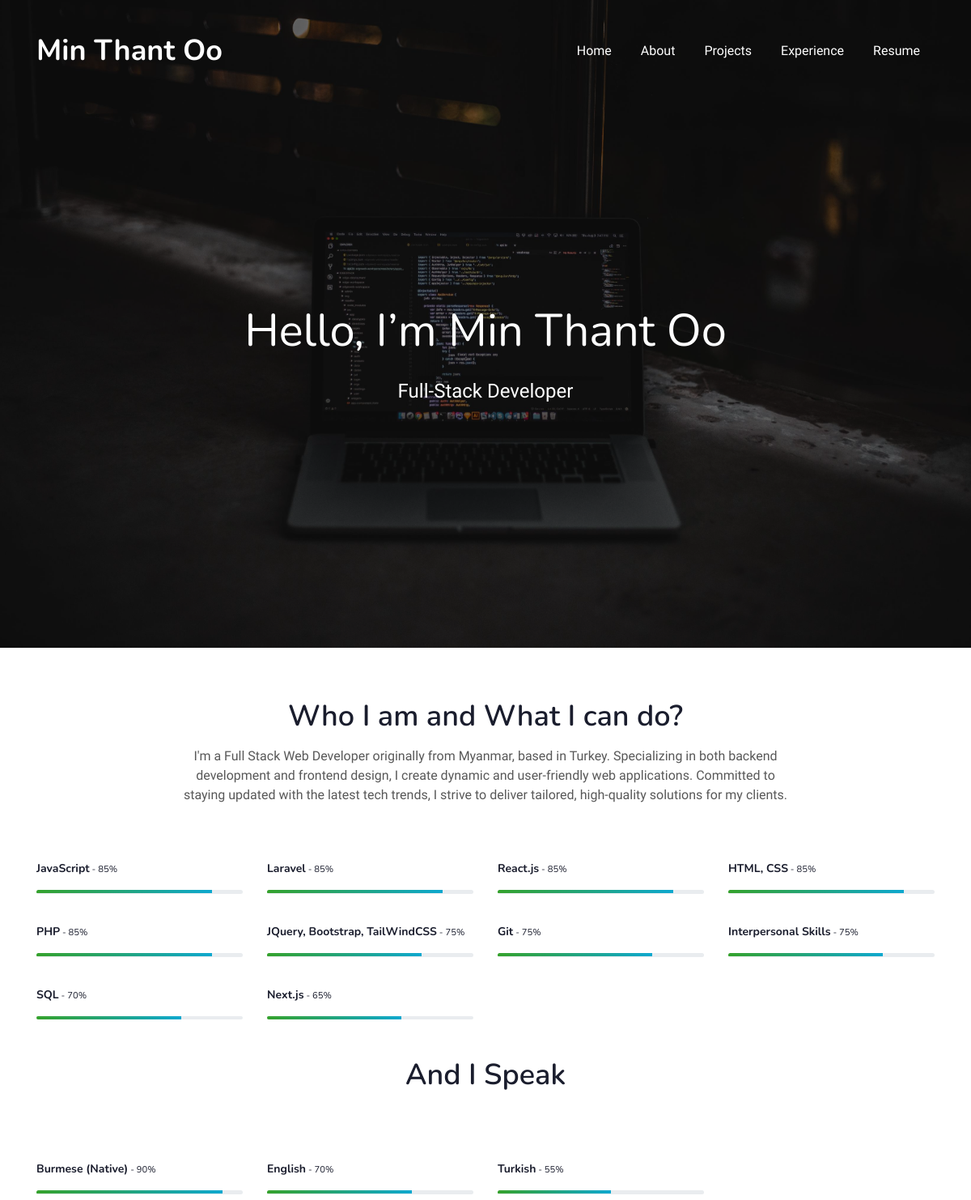
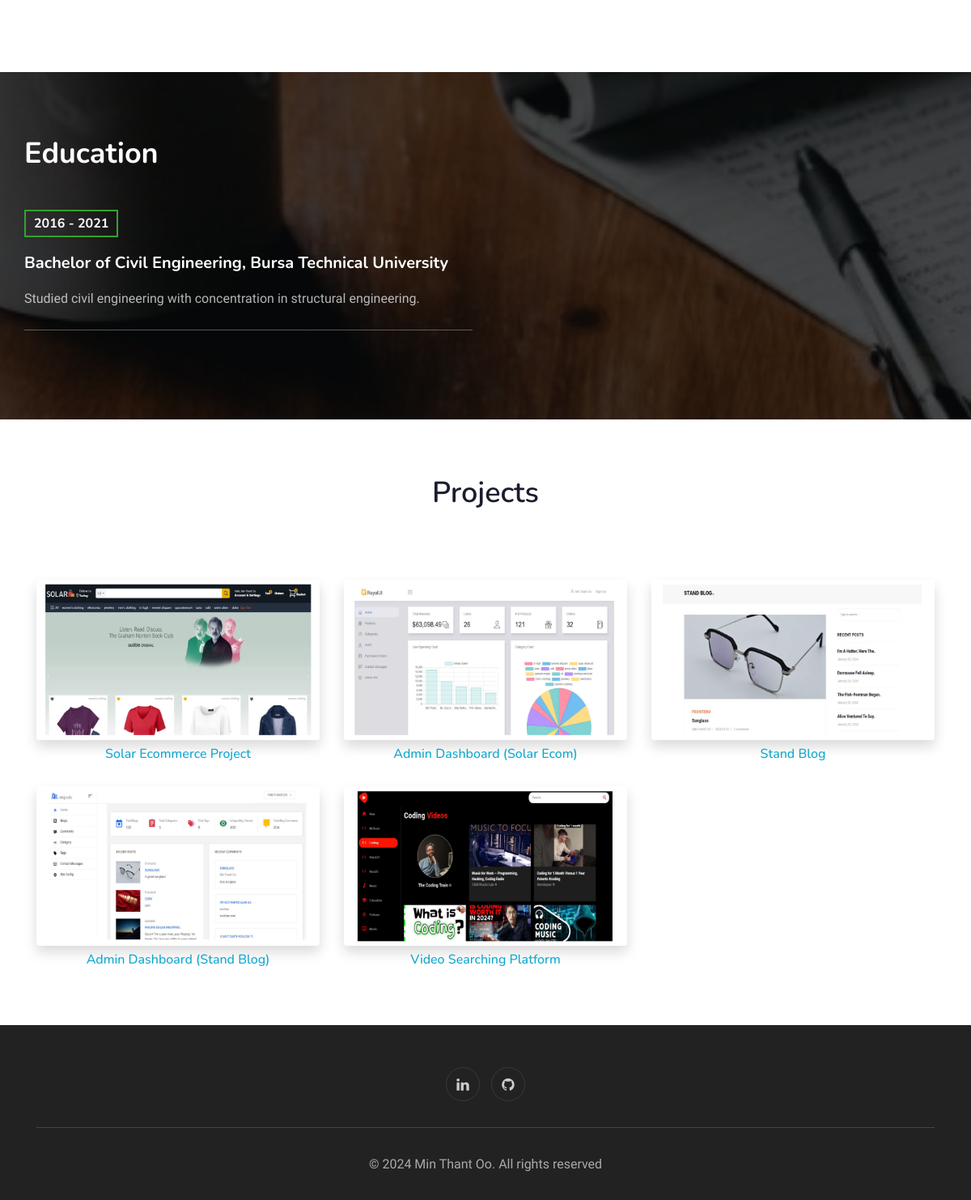
The page / on the database its author committed (2 pictures, top to bottom).
### tables this page shows
CREATE TABLE `setting` (
  `id` int(11) NOT NULL,
  `name` varchar(50) NOT NULL,
  `web_title` varchar(50) NOT NULL,
  `title` text NOT NULL,
  `sub_title` text NOT NULL,
  `profile_image` text NOT NULL,
  `skill_intro` text NOT NULL,
  `hire_content` text NOT NULL,
  `github` varchar(100) NOT NULL,
  `facebook` varchar(100) NOT NULL,
  `instagram` varchar(100) NOT NULL,
  `linkedin` varchar(100) NOT NULL,
  `dribble` varchar(100) NOT NULL,
  `behance` varchar(100) NOT NULL,
  `copyright` text NOT NULL,
  `address` text NOT NULL,
  `phone_no` varchar(20) NOT NULL,
  `contact_email` varchar(50) NOT NULL,
  `resume` varchar(100) NOT NULL
);

CREATE TABLE `skill` (
  `id` int(11) NOT NULL,
  `name` varchar(150) NOT NULL,
  `percentage` int(11) NOT NULL,
  `skill_order` int(11) NOT NULL,
  `status` tinyint(1) NOT NULL DEFAULT 0
);

CREATE TABLE `project` (
  `id` int(11) NOT NULL,
  `slug` varchar(150) NOT NULL,
  `date` date NOT NULL,
  `creator` varchar(150) NOT NULL,
  `title` varchar(255) NOT NULL,
  `subtitle` varchar(255) NOT NULL,
  `banner` varchar(255) NOT NULL,
  `thumbnail` varchar(255) NOT NULL,
  `content` text NOT NULL,
  `display_order` int(11) NOT NULL
);

### config/db_connection.php (called while the page is built, shortened)
<?php
$SERVER_NAME = "localhost";
$USERNAME = "root";
$PASSWORD = "";
$DB_NAME = 'profile';
$PORT = 3306;
$connection = mysqli_connect($SERVER_NAME, $USERNAME, $PASSWORD, $DB_NAME, $PORT);
mysqli_set_charset($connection, "utf8") or die('Could not connect: ' . mysqli_connect_error());
$setting_sql = "SELECT * FROM `setting` where id = 1;";
$SETTING = mysqli_query($connection, $setting_sql);
$SETTING = mysqli_fetch_assoc($SETTING);

### home_sub_html/skills.php (the view)
<section class="w3l-about " id="about">
    <div class="skills-bars py-5">
        <div class="container py-md-3">
            <div class="heading text-center mx-auto">
                <h3 class="head">Who I am and What I can do?</h3>
                <p class="my-3 head"><?php echo $SETTING['skill_intro'] ?></p>
            </div>
            <div class="row mt-5 pt-3">
                <?php
                $skill_sql = "SELECT * FROM `skill` WHERE `status`='1' ORDER BY `percentage` DESC;";
                $skills = mysqli_query($connection, $skill_sql);
                while($row = mysqli_fetch_assoc($skills)){
                    ?>
                    <div class="col-lg-3 col-md-3 col-sm-6 skills-bar-grids mb-4 pb-2">
                        <h4><?php echo $row['name']; ?><small> - <?php echo $row['percentage']; ?>%</small></h4>
                        <div class="progress">
                            <div class="progress-bar progress-bar-striped bg-color" role="progressbar"
                                 style="width: <?php echo $row['percentage']; ?>% ;height:4px;" aria-valuenow="<?php echo $row['percentage']; ?>" aria-valuemin="0" aria-valuemax="100">
                            </div>
                        </div>
                    </div>
                    <?php
                }
                ?>
            </div>
            <div class="heading text-center mx-auto py-3 justify-content-center">
                <h3 class="head">And I Speak</h3>
            </div>
            <div class="row mt-5 pt-3">
                <div class="col-lg-3 col-md-3 col-sm-6 skills-bar-grids mb-4 pb-2">
                    <h4>Burmese (Native)<small> - 90%</small></h4>
                    <div class="progress">
                        <div class="progress-bar progress-bar-striped bg-color" role="progressbar"
                             style="width: 90% ;height:4px;" aria-valuenow="90" aria-valuemin="0" aria-valuemax="100">
                        </div>
                    </div>
                </div>
                <div class="col-lg-3 col-md-3 col-sm-6 skills-bar-grids mb-4 pb-2">
                    <h4>English<small> - 70%</small></h4>
                    <div class="progress">
                        <div class="progress-bar progress-bar-striped bg-color" role="progressbar"
                             style="width: 70% ;height:4px;" aria-valuenow="70" aria-valuemin="0" aria-valuemax="100">
                        </div>
                    </div>
                </div>
                <div class="col-lg-3 col-md-3 col-sm-6 skills-bar-grids mb-4 pb-2">
                    <h4>Turkish<small> - 55%</small></h4>
                    <div class="progress">
                        <div class="progress-bar progress-bar-striped bg-color" role="progressbar"
                             style="width: 55% ;height:4px;" aria-valuenow="55" aria-valuemin="0" aria-valuemax="100">
                        </div>
                    </div>
                </div>
            </div>
        </div>
    </div>
</section>

### index.php (shortened to what this page needs)
<?php
$base_path = $_SERVER['DOCUMENT_ROOT'];
include_once $base_path . '/config/db_connection.php';
?>
<!doctype html>
<html lang="en">
<?php include_once $base_path . '/home_sub_html/header.php' ?>
<body>
    <?php include_once $base_path . '/home_sub_html/navbar.php' ?>
    <section class="w3l-main-banner" id="home">
        <div class="companies20-content">
            <div class="companies-wrapper">
                <div class="item">
                    <div class="slider-info banner-view text-center">
                        <div class="banner-info container">
                            <?php echo $SETTING['title'] . $SETTING['sub_title'];
                            ?>
                        </div>
                    </div>
                </div>
            </div>
        </div>
    </section>
    <?php include_once $base_path . '/home_sub_html/skills.php' ?>
    <?php include_once $base_path . '/home_sub_html/work_and_experience.php' ?>
    <?php include_once $base_path . '/home_sub_html/home_projects.php' ?>
    <?php include_once $base_path . '/home_sub_html/footer.php' ?>
</body>
</html>

### home_sub_html/header.php (shortened to what this page needs)
<head>
    <link rel="stylesheet" href="/assets/css/style-starter.css?version=5">
</head>

### home_sub_html/navbar.php (shortened to what this page needs)
<section class="w3l-bootstrap-header">
    <nav class="navbar navbar-expand-lg navbar-light py-lg-3 py-2">
        <div class="container">
            <a class="navbar-brand" href="/"><?php echo $SETTING['web_title']; ?></a>
            <div class="collapse navbar-collapse" id="navbarSupportedContent">
                <ul class="navbar-nav ml-auto">
                    <li class="nav-item">
                        <a class="nav-link" href="/">Home</a>
                    </li>
                    <li class="nav-item">
                        <a class="nav-link" href="/#about">About</a>
                    </li>
                    <li class="nav-item">
                        <a class="nav-link" href="/#portfolio">Projects</a>
                    </li>
                    <li class="nav-item">
                        <a class="nav-link" href="/#experience">Experience</a>
                    </li>
                    <li class="nav-item">
                        <a target="_blank" class="nav-link" href="/cv/resume.pdf">Resume</a>
                    </li>
                </ul>
            </div>
        </div>
    </nav>
</section>

### home_sub_html/work_and_experience.php (shortened to what this page needs)
<section class="services-12" id="experience">
    <div class="form-12-content">
        <div class="container">
            <div class="row">
                <div class="col-12 p-0 m-0 mb-5">
                    <h3 class="">Education</h3>
                </div>
                <div class="col-6 p-0 pr-3 m-0">
                    <div class="experience-top">
                        <h5>2016 - 2021</h5>
                        <h4>Bachelor of Civil Engineering, Bursa Technical University</h4>
                        <p class="my-3 text-white">Studied civil engineering with concentration in structural engineering.</p>
                    </div>
                </div>
            </div>
        </div>
    </div>
</section>

### home_sub_html/home_projects.php (shortened to what this page needs)
<?php
$projects_sql = "SELECT * FROM `project` ORDER BY `display_order`";
$projects = mysqli_query($connection, $projects_sql);
if ($projects) {
    $projects = mysqli_fetch_all($projects, MYSQLI_ASSOC);
} else {
    die(mysqli_error($connection));
}
?>
<div class="products-4" id="portfolio">
    <div id="products4-block" class="text-center">
        <div class="container">
            <div class="heading text-center mx-auto mb-5">
                <h3 class="head">Projects</h3>
            </div>
            <section id="content1" class="tab-content text-left">
                <div class="d-grid grid-col-3">
                    <?php foreach ($projects as $project) { ?>
                        <div class="product">
                            <a href="/project/?project=<?php echo $project['slug']; ?>">
                                <figure>
                                    <div class="blg-img">
                                        <img src="<?php echo $project['thumbnail']; ?>" alt=" " class="shadow img-responsive img-fluid">
                                        <div class="bl-top pt-2 text-center">
                                            <h6><?php echo $project['title']; ?></h6>
                                        </div>
                                    </div>
                                </figure>
                            </a>
                        </div>
                    <?php } ?>
                </div>
            </section>
        </div>
    </div>
</div>

### home_sub_html/footer.php (shortened to what this page needs)
<section class="w3l-footer-29-main" id="footer">
    <div class="footer-29 text-center">
        <div class="container">
            <div class="main-social-footer-29">
                <a href="<?php echo $SETTING['linkedin']; ?>" target="_blank" class="linkedin"><span class="fa fa-linkedin"></span></a>
                <a href="<?php echo $SETTING['github']; ?>" target="_blank" class="linkedin"><span class="fa fa-github"></span></a>
            </div>
            <div class="bottom-copies text-center">
                <p class="copy-footer-29">© <?php echo date("Y"); ?> Min Thant Oo. All rights reserved </p>
            </div>
        </div>
    </div>
</section>

### rows shown on the page
setting: web_title "Min Thant Oo", title "Hello, I’m Min Thant Oo", sub_title "Full-Stack Developer", skill_intro "I'm a Full Stack Web Developer originally from Myanmar, based in Turkey. Specializing in both backend development and frontend design, I create dynamic and user-friendly web applications. Committed to staying updated with the latest tech trends, I strive to deliver tailored, high-quality solutions for my clients."
skill: name "JavaScript", percentage "85"
skill: name "Laravel", percentage "85"
skill: name "React.js", percentage "85"
skill: name "HTML, CSS", percentage "85"
skill: name "PHP", percentage "85"
skill: name "JQuery, Bootstrap, TailWindCSS", percentage "75"
skill: name "Git", percentage "75"
skill: name "Interpersonal Skills", percentage "75"
skill: name "SQL", percentage "70"
skill: name "Next.js", percentage "65"
project: thumbnail (picture), title "Solar Ecommerce Project"
project: thumbnail (picture), title "Admin Dashboard (Solar Ecom)"
project: thumbnail (picture), title "Stand Blog"
project: thumbnail (picture), title "Admin Dashboard (Stand Blog)"
project: thumbnail (picture), title "Video Searching Platform"
